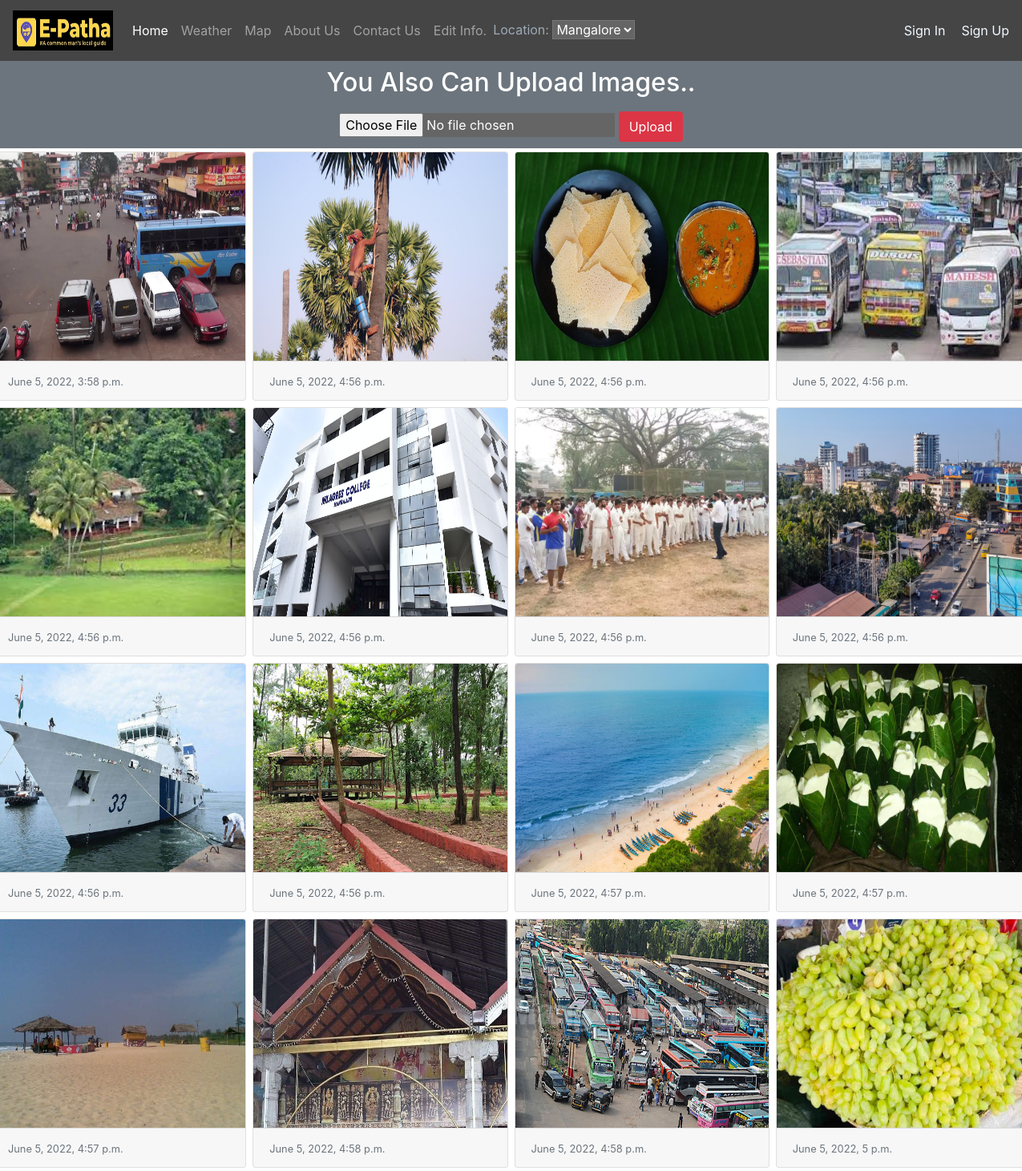
Page /e_patha/gallery/ on the committed database.
### myapp/models.py (models this page shows)
class Image(models.Model):
 photo = models.ImageField(upload_to="myimage")
 date = models.DateTimeField(auto_now_add=True)

### e_patha/views.py (the view)
# urls.py: path('gallery/',views.gallery,name='gallery'),
def gallery(request):
 if request.method == "POST":
  form = ImageForm(request.POST, request.FILES)
  if form.is_valid():
   form.save()
 form = ImageForm()
 img = Image.objects.all()
 return render(request, 'myapp/home1.html', {'img':img, 'form':form})

### myapp/forms.py
class ImageForm(forms.ModelForm):
 class Meta:
  model = Image
  fields = '__all__'
  labels = {'photo':''}

### myapp/templates/myapp/home1.html (shortened to what this page needs)
{% extends 'e_patha/basic.html' %}
{% block map%}
    <link rel="stylesheet" href="https://cdn.jsdelivr.net/npm/bootstrap@4.5.3/dist/css/bootstrap.min.css">
    {% endblock %}
    {% block body %}
   <div class="c">
    <div class="py-2 text-center bg-secondary text-white">
     <h2 class="mb-3">You Also Can Upload Images..</h2>
     <form action="" method="post" enctype="multipart/form-data">
      {{form}}
      <input type="submit" class="btn btn-danger" value="Upload">
     </form>
    </div>
    <div class="row">
     {% for x in img %}
      <div class="col-sm-3" style="padding:0px;">
       <div class="card m-1" style="padding:0px;">
        <img src="{{x.photo.url}} " alt="" class="card-img-top" height="260px" >
        <div class="card-footer">
         <small class="text-muted ">{{x.date}} </small>
        </div>
       </div>
      </div>
     {% endfor %}
    </div>
   </div>
    {% endblock %}

### e_patha/templates/e_patha/basic.html (style rules this page uses)
input, textarea, select { background-color : rgb(101, 101, 101); color : #fff; }

### rows in the picture
Image: photo (placeholder picture), date "June 5, 2022, 3:58 p.m."
Image: photo (picture), date "June 5, 2022, 4:56 p.m."
Image: photo (picture), date "June 5, 2022, 4:56 p.m."
Image: photo (picture), date "June 5, 2022, 4:56 p.m."
Image: photo (picture), date "June 5, 2022, 4:56 p.m."
Image: photo (picture), date "June 5, 2022, 4:56 p.m."
Image: photo (picture), date "June 5, 2022, 4:56 p.m."
Image: photo (picture), date "June 5, 2022, 4:56 p.m."
Image: photo (picture), date "June 5, 2022, 4:56 p.m."
Image: photo (picture), date "June 5, 2022, 4:56 p.m."
Image: photo (picture), date "June 5, 2022, 4:57 p.m."
Image: photo (picture), date "June 5, 2022, 4:57 p.m."
Image: photo (picture), date "June 5, 2022, 4:57 p.m."
Image: photo (picture), date "June 5, 2022, 4:58 p.m."
Image: photo (picture), date "June 5, 2022, 4:58 p.m."
Image: photo (picture), date "June 5, 2022, 5 p.m."
